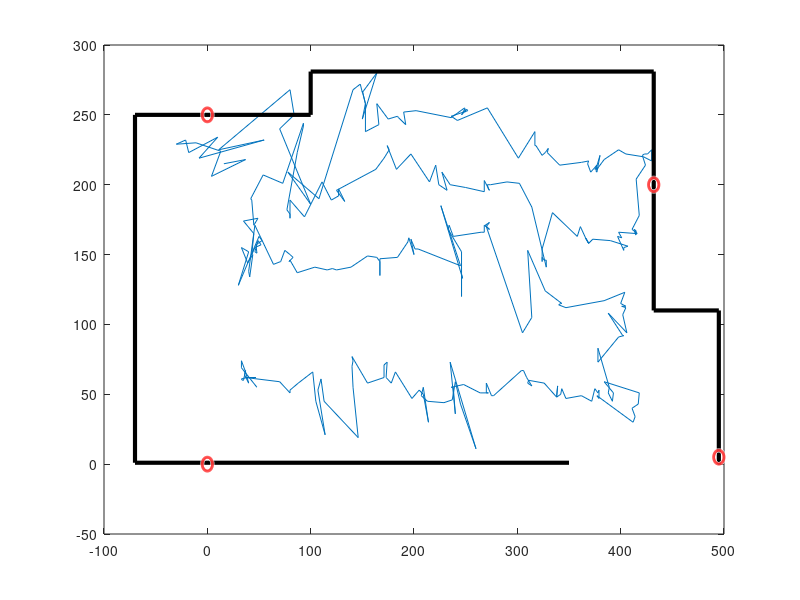
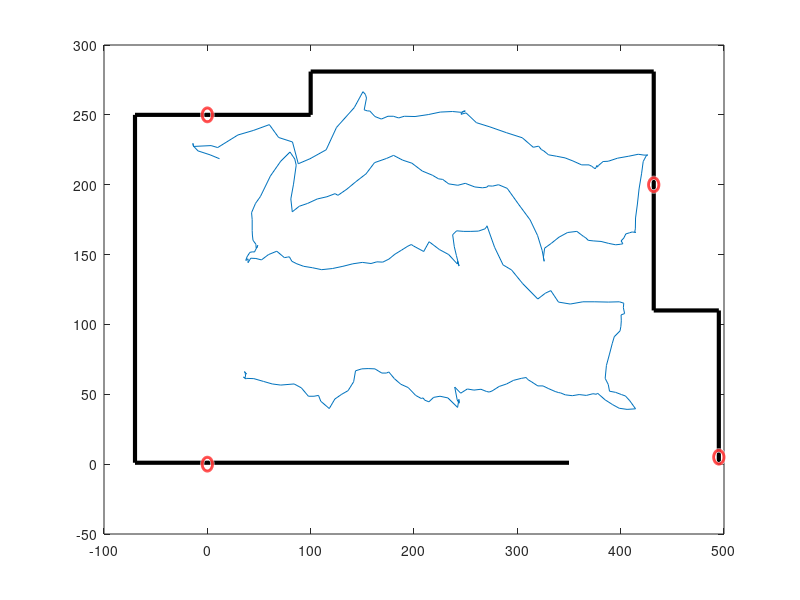
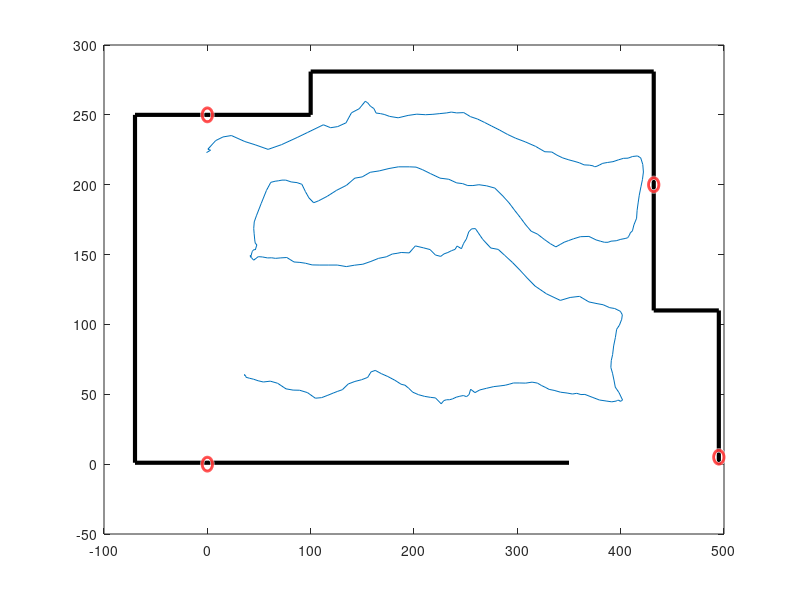
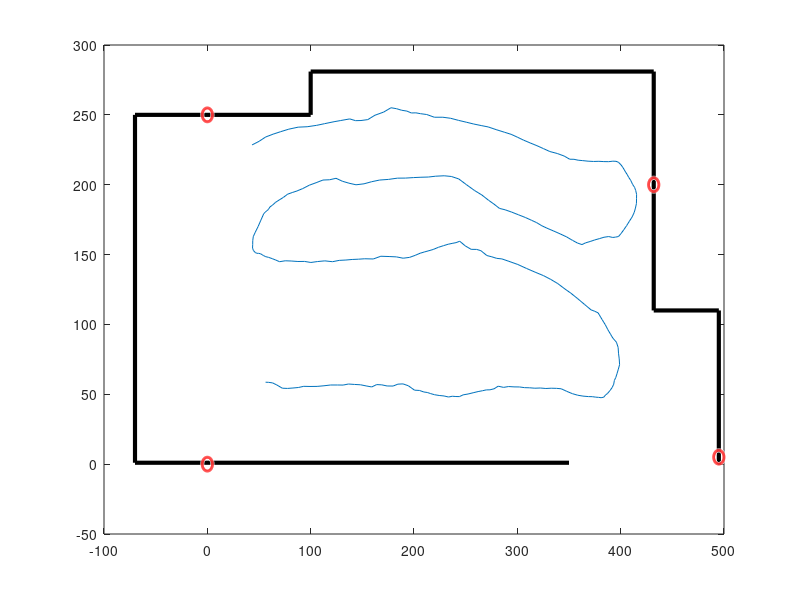

Recreate these plots in MATLAB, in order. (Note: this script raises an error after producing the figures.)
%% Clear all and add the variables

clear all
load('RecognitionRoute1.mat');

%% Plot route with different average windows

InitOfCorrectData = 5;

windowSize = 5;
b = (1/windowSize)*ones(1,windowSize);
a = 1;

y5 = filter(b,a,y_calculated(InitOfCorrectData:end));
x5 = filter(b,a,x_calculated(InitOfCorrectData:end));
x5 = x5(windowSize:end); 
y5 = y5(windowSize:end); 


windowSize = 10;
b = (1/windowSize)*ones(1,windowSize);
a = 1;

y10 = filter(b,a,y_calculated(InitOfCorrectData:end));
x10 = filter(b,a,x_calculated(InitOfCorrectData:end));
x10 = x10(windowSize:end); 
y10 = y10(windowSize:end); 

rssi1_filt = filter(b,a,rssi1(InitOfCorrectData:end));
rssi2_filt = filter(b,a,rssi2(InitOfCorrectData:end));
rssi3_filt = filter(b,a,rssi3(InitOfCorrectData:end));
rssi4_filt = filter(b,a,rssi4(InitOfCorrectData:end));

rssi1_filt = rssi1_filt(windowSize:end);
rssi2_filt = rssi2_filt(windowSize:end);
rssi3_filt = rssi3_filt(windowSize:end);
rssi4_filt = rssi4_filt(windowSize:end);

windowSize = 20;
b = (1/windowSize)*ones(1,windowSize);
a = 1;

y20 = filter(b,a,y_calculated(InitOfCorrectData:end));
x20 = filter(b,a,x_calculated(InitOfCorrectData:end));
x20 = x20(windowSize:end); 
y20 = y20(windowSize:end);

plot(x_calculated(InitOfCorrectData:end), y_calculated(InitOfCorrectData:end))
hold on
%plot room
line([-70,350],[1,1], 'LineWidth',3, 'Color', 'k')
line([-70,-70],[1,250], 'LineWidth',3, 'Color', 'k')
line([-70,100],[250,250], 'LineWidth',3, 'Color', 'k')
line([100,100],[250,281], 'LineWidth',3, 'Color', 'k')
line([100,432],[281,281], 'LineWidth',3, 'Color', 'k')
line([432,432],[281,110], 'LineWidth',3, 'Color', 'k')
line([432,495],[110,110], 'LineWidth',3, 'Color', 'k')
line([495,495],[110,0], 'LineWidth',3, 'Color', 'k')
viscircles([432,200],5) %node 1
viscircles([0,0],5) %node 2
viscircles([495,5],5) %node 3
viscircles([0,250],5) %node 4

figure
plot(x5,y5)
hold on
%plot room
line([-70,350],[1,1], 'LineWidth',3, 'Color', 'k')
line([-70,-70],[1,250], 'LineWidth',3, 'Color', 'k')
line([-70,100],[250,250], 'LineWidth',3, 'Color', 'k')
line([100,100],[250,281], 'LineWidth',3, 'Color', 'k')
line([100,432],[281,281], 'LineWidth',3, 'Color', 'k')
line([432,432],[281,110], 'LineWidth',3, 'Color', 'k')
line([432,495],[110,110], 'LineWidth',3, 'Color', 'k')
line([495,495],[110,0], 'LineWidth',3, 'Color', 'k')
viscircles([432,200],5) %node 1
viscircles([0,0],5) %node 2
viscircles([495,5],5) %node 3
viscircles([0,250],5) %node 4

figure
plot(x10,y10)
hold on
%plot room
line([-70,350],[1,1], 'LineWidth',3, 'Color', 'k')
line([-70,-70],[1,250], 'LineWidth',3, 'Color', 'k')
line([-70,100],[250,250], 'LineWidth',3, 'Color', 'k')
line([100,100],[250,281], 'LineWidth',3, 'Color', 'k')
line([100,432],[281,281], 'LineWidth',3, 'Color', 'k')
line([432,432],[281,110], 'LineWidth',3, 'Color', 'k')
line([432,495],[110,110], 'LineWidth',3, 'Color', 'k')
line([495,495],[110,0], 'LineWidth',3, 'Color', 'k')
viscircles([432,200],5) %node 1
viscircles([0,0],5) %node 2
viscircles([495,5],5) %node 3
viscircles([0,250],5) %node 4

figure
plot(x20,y20)
hold on
%plot room
line([-70,350],[1,1], 'LineWidth',3, 'Color', 'k')
line([-70,-70],[1,250], 'LineWidth',3, 'Color', 'k')
line([-70,100],[250,250], 'LineWidth',3, 'Color', 'k')
line([100,100],[250,281], 'LineWidth',3, 'Color', 'k')
line([100,432],[281,281], 'LineWidth',3, 'Color', 'k')
line([432,432],[281,110], 'LineWidth',3, 'Color', 'k')
line([432,495],[110,110], 'LineWidth',3, 'Color', 'k')
line([495,495],[110,0], 'LineWidth',3, 'Color', 'k')
viscircles([432,200],5) %node 1
viscircles([0,0],5) %node 2
viscircles([495,5],5) %node 3
viscircles([0,250],5) %node 4

%% Plot RSSI signals

figure
plot(rssi1_filt)
hold on
plot(rssi2_filt)
hold on
plot(rssi3_filt)
hold on
plot(rssi4_filt)

figure
plot(rssi1)
hold on
plot(rssi2)
hold on
plot(rssi3)
hold on
plot(rssi4)

%% Trilateration Test

%Calcultes distance using  formula
txPower = -51;
d_signal_1 = 10.^( (txPower - rssi1_filt)/20);
d_signal_2 = 10.^( (txPower - rssi2_filt)/20);
d_signal_3 = 10.^( (txPower - rssi3_filt)/20);
d_signal_4 = 10.^( (txPower - rssi4_filt)/20);

func = fittype('sqrt( (x-x0)^2 + (y-y0)^2 )');

%% Fingerprinting

t1 = table(x10,y10,rssi1_filt);
model_rssi1 = fitrgp(t1,'rssi1_filt');

t2 = table(x10,y10,rssi2_filt);
model_rssi2 = fitrgp(t2,'rssi2_filt');

t3 = table(x10,y10,rssi3_filt);
model_rssi3 = fitrgp(t3,'rssi3_filt');

t4 = table(x10,y10,rssi4_filt);
model_rssi4 = fitrgp(t4,'rssi4_filt');

%% HeatMap
clear heat_rssi1

cell_dimention = 20;
room_x = linspace(0,500, round(500/cell_dimention));
room_y = linspace(0,250, round(250/cell_dimention)); 

heat_rssi1 =  zeros(size(room_x,2),size(room_y,2));
heat_rssi2 =  zeros(size(room_x,2),size(room_y,2));
heat_rssi3 =  zeros(size(room_x,2),size(room_y,2));
heat_rssi4 =  zeros(size(room_x,2),size(room_y,2));

for i=1:size(heat_rssi1,1)
    for j = 1:size(heat_rssi1,2)
        heat_rssi1(i,j) = model_rssi1.predict([room_x(i),room_y(j)]);
        heat_rssi2(i,j) = model_rssi2.predict([room_x(i),room_y(j)]);
        heat_rssi3(i,j) = model_rssi3.predict([room_x(i),room_y(j)]);
        heat_rssi4(i,j) = model_rssi4.predict([room_x(i),room_y(j)]);
    end
end

[X,Y] = meshgrid(room_x',room_y');

h = surf(X,Y,heat_rssi1');
view(0,90)
shading interp
hold on
z = get(h,'ZData');
set(h,'ZData',z-10)  
z_max = max(max(get(h,'Zdata')));

%plot room
line([-70,350],[1,1],[z_max,z_max], 'LineWidth',3, 'Color', 'k')
line([-70,-70],[1,250],[z_max,z_max], 'LineWidth',3, 'Color', 'k')
line([-70,100],[250,250],[z_max,z_max], 'LineWidth',3, 'Color', 'k')
line([100,100],[250,281],[z_max,z_max], 'LineWidth',3, 'Color', 'k')
line([100,432],[281,281],[z_max,z_max], 'LineWidth',3, 'Color', 'k')
line([432,432],[281,110],[z_max,z_max], 'LineWidth',3, 'Color', 'k')
line([432,495],[110,110],[z_max,z_max], 'LineWidth',3, 'Color', 'k')
line([495,495],[110,0],[z_max,z_max], 'LineWidth',3, 'Color', 'k')
viscircles([432,200],5) %node 1
viscircles([0,0],5) %node 2
viscircles([495,5],5) %node 3
viscircles([0,250],5) %node 4

figure

surf(X,Y,heat_rssi2')
view(0,90)
shading interp
line([-70,350],[1,1],[z_max,z_max], 'LineWidth',3, 'Color', 'k')
line([-70,-70],[1,250],[z_max,z_max], 'LineWidth',3, 'Color', 'k')
line([-70,100],[250,250],[z_max,z_max], 'LineWidth',3, 'Color', 'k')
line([100,100],[250,281],[z_max,z_max], 'LineWidth',3, 'Color', 'k')
line([100,432],[281,281],[z_max,z_max], 'LineWidth',3, 'Color', 'k')
line([432,432],[281,110],[z_max,z_max], 'LineWidth',3, 'Color', 'k')
line([432,495],[110,110],[z_max,z_max], 'LineWidth',3, 'Color', 'k')
line([495,495],[110,0],[z_max,z_max], 'LineWidth',3, 'Color', 'k')
viscircles([432,200],5) %node 1
viscircles([0,0],5) %node 2
viscircles([495,5],5) %node 3
viscircles([0,250],5) %node 4

figure

surf(X,Y,heat_rssi3')
view(0,90)
shading interp
line([-70,350],[1,1],[z_max,z_max], 'LineWidth',3, 'Color', 'k')
line([-70,-70],[1,250],[z_max,z_max], 'LineWidth',3, 'Color', 'k')
line([-70,100],[250,250],[z_max,z_max], 'LineWidth',3, 'Color', 'k')
line([100,100],[250,281],[z_max,z_max], 'LineWidth',3, 'Color', 'k')
line([100,432],[281,281],[z_max,z_max], 'LineWidth',3, 'Color', 'k')
line([432,432],[281,110],[z_max,z_max], 'LineWidth',3, 'Color', 'k')
line([432,495],[110,110],[z_max,z_max], 'LineWidth',3, 'Color', 'k')
line([495,495],[110,0],[z_max,z_max], 'LineWidth',3, 'Color', 'k')
viscircles([432,200],5) %node 1
viscircles([0,0],5) %node 2
viscircles([495,5],5) %node 3
viscircles([0,250],5) %node 4

figure

surf(X,Y,heat_rssi4')
view(0,90)
shading interp
line([-70,350],[1,1],[z_max,z_max], 'LineWidth',3, 'Color', 'k')
line([-70,-70],[1,250],[z_max,z_max], 'LineWidth',3, 'Color', 'k')
line([-70,100],[250,250],[z_max,z_max], 'LineWidth',3, 'Color', 'k')
line([100,100],[250,281],[z_max,z_max], 'LineWidth',3, 'Color', 'k')
line([100,432],[281,281],[z_max,z_max], 'LineWidth',3, 'Color', 'k')
line([432,432],[281,110],[z_max,z_max], 'LineWidth',3, 'Color', 'k')
line([432,495],[110,110],[z_max,z_max], 'LineWidth',3, 'Color', 'k')
line([495,495],[110,0],[z_max,z_max], 'LineWidth',3, 'Color', 'k')
viscircles([432,200],5) %node 1
viscircles([0,0],5) %node 2
viscircles([495,5],5) %node 3
viscircles([0,250],5) %node 4

%% test to Estimate distance with RSSI data

distance = zeros(size(heat_rssi1));
% 80,150,355,171,439,199,-54,-61,-59,-57
M = [-54,-61,-59,-57];

distance= sqrt( ( (heat_rssi1 - M(1)).^2 + (heat_rssi2 - M(2)).^2 + (heat_rssi3 - M(3)).^2 + (heat_rssi4 - M(4)).^2 )/4  );

surf(X,Y,distance')
view(0,90)
shading interp

[a,b] = find(distance == min(distance(:)));
x_current = a*cell_dimention
y_current = b*cell_dimention


%% Now MACHINEEEE LEARNIIIINGGUUU

%Prepare the data to be entered on the algorithm

ml_cell_dimention = 80; %cm
class = zeros(size(x10));

x_ml = ceil(x10/ml_cell_dimention);
y_ml = ceil(y10/ml_cell_dimention);
max_col = ceil(495/ml_cell_dimention);
max_row = ceil(250/ml_cell_dimention);

class = (y_ml -1)*max_col + x_ml;

%x and y corresponding each class

ml_class_x = rem(class,max_col) -(ml_cell_dimention/2); 
ml_class_y = (ml_cell_dimention/2) + floor(class/max_col)*ml_cell_dimention;



table_ML = table(rssi1_filt,rssi2_filt,rssi3_filt,rssi4_filt,class);




%% Save all Variables from calibration

save('RecognitionRoute1_results','cell_dimention','heat_rssi1','heat_rssi2','heat_rssi3','heat_rssi4','ml_cell_dimention','model_rssi1','model_rssi2','model_rssi3','model_rssi4','table_ML','room_x','room_y','X','Y','ML_classifier')


%% SECOND WALK PHASE!!!!!!!!!!!!!!!!!!!!!!!!!!!!!!!!!!!!!!!!!!!!!!!!!!!!!!!!!!!!!!!!!!!!!!!!!!!!

clear all
load('RecognitionRoute1_results.mat')
load('TestingRoute2')

%% Plot route

InitOfCorrectData = 15;

windowSize = 10;
b = (1/windowSize)*ones(1,windowSize);
a = 1;

y10 = filter(b,a,y_calculated(InitOfCorrectData:end));
x10 = filter(b,a,x_calculated(InitOfCorrectData:end));
x10 = x10(windowSize:end); 
y10 = y10(windowSize:end); 

rssi1_filt = filter(b,a,rssi1(InitOfCorrectData:end));
rssi2_filt = filter(b,a,rssi2(InitOfCorrectData:end));
rssi3_filt = filter(b,a,rssi3(InitOfCorrectData:end));
rssi4_filt = filter(b,a,rssi4(InitOfCorrectData:end));

rssi1_filt = rssi1_filt(windowSize:end);
rssi2_filt = rssi2_filt(windowSize:end);
rssi3_filt = rssi3_filt(windowSize:end);
rssi4_filt = rssi4_filt(windowSize:end);

plot(x10,y10)
hold on
%plot room
line([-70,350],[1,1], 'LineWidth',3, 'Color', 'k')
line([-70,-70],[1,250], 'LineWidth',3, 'Color', 'k')
line([-70,100],[250,250], 'LineWidth',3, 'Color', 'k')
line([100,100],[250,281], 'LineWidth',3, 'Color', 'k')
line([100,432],[281,281], 'LineWidth',3, 'Color', 'k')
line([432,432],[281,110], 'LineWidth',3, 'Color', 'k')
line([432,495],[110,110], 'LineWidth',3, 'Color', 'k')
line([495,495],[110,0], 'LineWidth',3, 'Color', 'k')
viscircles([432,200],5) %node 1
viscircles([0,0],5) %node 2
viscircles([495,5],5) %node 3
viscircles([0,250],5) %node 4

%% Calculate Fingerprinting

%x_fingerprint = zeros(size(x10,1),1);
%y_fingerprint = zeros(size(y10,1),1);

x_fingerprint = zeros(100,1);
y_fingerprint = zeros(100,1);

distance = zeros(size(heat_rssi1));

for i=1:size(x_fingerprint)
    distance= sqrt( ( (heat_rssi1 - rssi1_filt(i)).^2 + (heat_rssi2 - rssi2_filt(i)).^2 + (heat_rssi3 - rssi3_filt(i)).^2 + (heat_rssi4 - rssi4_filt(i)).^2 )/4  );
    [a,b] = find(distance == min(distance(:)));
    x_fingerprint(i) = a*cell_dimention;
    y_fingerprint(i) = b*cell_dimention;
    %figure
    surf(X,Y,distance')
    view(0,90)
    shading interp

end

windowSize = 20;
b = (1/windowSize)*ones(1,windowSize);
a = 1;
x_fing__filt = filter(b,a,x_fingerprint);
y_fing__filt = filter(b,a,y_fingerprint);
x_fing__filt = x_fing__filt(windowSize:end);
y_fing__filt = y_fing__filt(windowSize:end);
plot(x_fing__filt,y_fing__filt)

%% MAchine Learning!!!

class = zeros(size(x10));
True_class = zeros(size(x10));

max_col = ceil(495/ml_cell_dimention);
max_row = ceil(250/ml_cell_dimention);

x_ml = ceil(x10/ml_cell_dimention);
y_ml = ceil(y10/ml_cell_dimention);
True_class = (y_ml -1)*max_col + x_ml;


table_to_test = table(rssi1_filt,rssi2_filt,rssi3_filt,rssi4_filt,class);

yfit = ML_classifier.predictFcn(table_to_test);

plot(yfit-True_class);

ml_class_x = rem(yfit,max_col) -(ml_cell_dimention/2); 
ml_class_y = (ml_cell_dimention/2) + floor(yfit/max_col)*ml_cell_dimention;